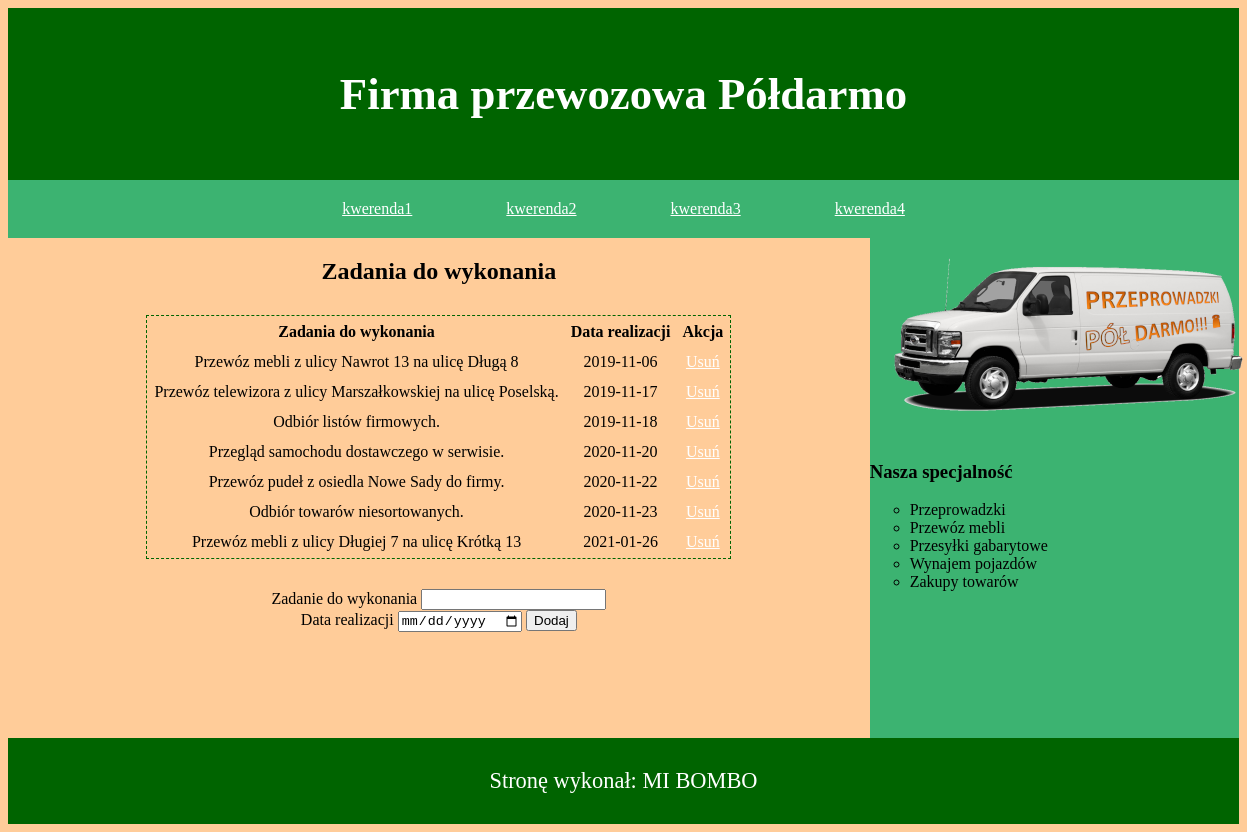
The app's page /FIRMA_PRZEWOZOWA_egzamin_2025_czerwiec_a4/przewozy.php with its own data.
### tables this page shows
CREATE TABLE `zadania` (
  `id_zadania` int(11) NOT NULL,
  `zadanie` text NOT NULL,
  `data` date NOT NULL,
  `osoba_id` int(11) NOT NULL
);

### FIRMA_PRZEWOZOWA_egzamin_2025_czerwiec_a4/przewozy.php (the view, shortened to what this page needs)
<!DOCTYPE html>
<html lang="pl">
<head>
    <link rel="stylesheet" href="styles.css">
</head>
<body>
    <header><h1>Firma przewozowa Półdarmo</h1></header>
    <nav>
        <a href="#">kwerenda1</a>
        <a href="#">kwerenda2</a>
        <a href="#">kwerenda3</a>
        <a href="#">kwerenda4</a>
    </nav>
    <main>
        <section id="lewy">
            <h2>Zadania do wykonania</h2>
            <table>
                <tr>
                    <th>Zadania do wykonania</th>
                    <th>Data realizacji</th>
                    <th>Akcja</th>
                </tr>
                <?php
                $conn = mysqli_connect('localhost', 'root', '', 'przewozy');
                $kw1 = "SELECT id_zadania, zadanie, data FROM zadania;";
                $result = mysqli_query($conn, $kw1);
                while($row = mysqli_fetch_row($result)){
                    echo "<tr>
                    <td>$row[1]</td>
                    <td>$row[2]</td>
                    <td><a href='przewozy.php?usun=$row[0]'>Usuń</a></td>
                    </tr>";
                }
                ?>
            </table>
            <form action="przewozy.php" method="POST">
                <label>Zadanie do wykonania <input type="text" name="zadanie"></label><br>
                <label>Data realizacji <input type="date" name="data"></label>
                <button type="submit" name="dodaj">Dodaj</button>
            </form>
        </section>
        <section id="prawy">
            <img src="auto1.png" alt="auto firmowe">
            <h3>Nasza specjalność</h3>
            <ul>
                <li>Przeprowadzki</li>
                <li>Przewóz mebli</li>
                <li>Przesyłki gabarytowe</li>
                <li>Wynajem pojazdów</li>
                <li>Zakupy towarów</li>
            </ul>
        </section>
        <footer><a>Stronę wykonał: MI BOMBO</a></footer>
    </main>
</body>
</html>

### FIRMA_PRZEWOZOWA_egzamin_2025_czerwiec_a4/styles.css (style rules this page uses)
body { background-color: #FFCC99; font-family: Garamond; text-align: center; }
header, footer { background-color: darkgreen; color: white; padding: 30px; font-size: 140%; }
nav { background-color: mediumseagreen; padding: 20px; word-spacing: 90px; }
section#lewy { width: 70%; height: 500px; float: left; }
section#prawy { background-color: mediumseagreen; width: 30%; height: 500px; float: left; text-align: left; }
footer { clear: both; }
table { border: 1px dashed darkgreen; margin-left: auto; margin-right: auto; margin-top: 30px; margin-bottom: 30px; }
td,th { padding: 5px; }
a { color: white; }
ul { list-style: circle; }
img { width: 400px; height: auto; }

### records on screen
zadania: zadanie "Przewóz mebli z ulicy Nawrot 13 na ulicę Długą 8", data "2019-11-06"
zadania: zadanie "Przewóz telewizora z ulicy Marszałkowskiej na ulicę Poselską.", data "2019-11-17"
zadania: zadanie "Odbiór listów firmowych.", data "2019-11-18"
zadania: zadanie "Przegląd samochodu dostawczego w serwisie.", data "2020-11-20"
zadania: zadanie "Przewóz pudeł z osiedla Nowe Sady do firmy.", data "2020-11-22"
zadania: zadanie "Odbiór towarów niesortowanych.", data "2020-11-23"
zadania: zadanie "Przewóz mebli z ulicy Długiej 7 na ulicę Krótką 13", data "2021-01-26"
